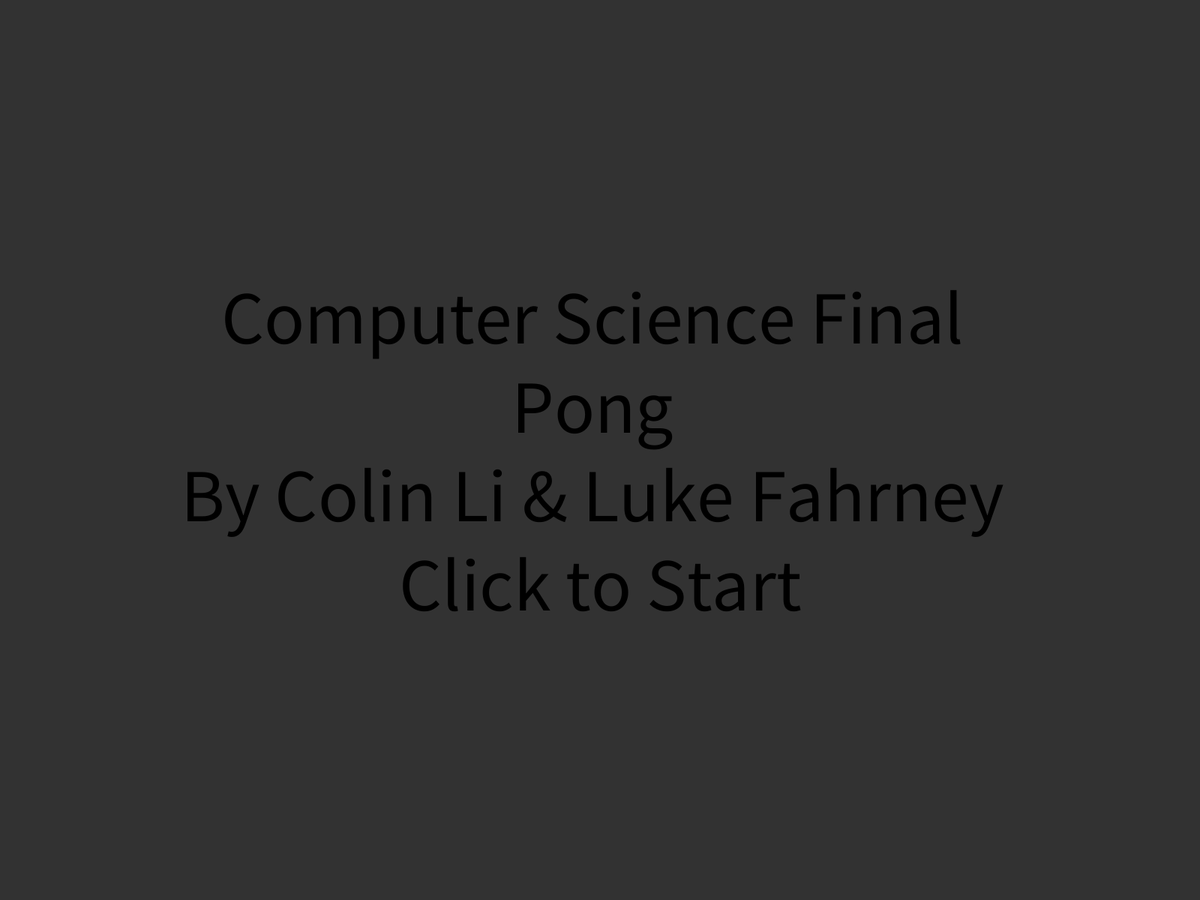
Frame 1 (no input)
Frame 60 (the mouse pressed at the canvas centre just before this capture): identical to frame 1, image omitted
Frame 120 (the mouse held since frame 60 and released just before this capture): identical to frame 1, image omitted

The Processing sketch that drew this single still picture (run headless with seeded random() and noise(); from frame 60 on, the mouse is pressed at the canvas centre):

// Processing sketch: PongFInal
// ── PongFInal.pde
public class Paddle{
  float x;
  float y = height/2;
  float w = 30;
  float h = 100;
  
  public Paddle(boolean player){
    if(player){
      x = w + 10;
    } else {
      x = width - w - 10;
    }
  }
  
  public float getX(){
    return x; 
  }
  
  public float getY(){
    return y; 
  }
  
  public float getW(){
    return w; 
  }
  
  public float getH(){
    return h; 
  }
  
  public void show(){
    fill(255);
    rectMode(CENTER);
    rect(x, y, w, h);
  }
  
  public void AI(int difficulty, Puck p){
    float MAXSPEED = 0.0;
    switch (difficulty){
       case 0: 
         MAXSPEED = 7;
         break;
       case 1: 
         MAXSPEED = 30;
         break;
       case 2:
         MAXSPEED = 14;
         break;
       default:
         System.out.println("AI speed error");
    }
     float speed = (p.y - y)/3 ;
    if(speed > MAXSPEED)
      speed = MAXSPEED;
    y += speed;
   }
    
  
  
  public void move(){
     float constrainedY = constrain(mouseY, 50, height - 50);
     y = constrainedY;
     
  }
}

// ── Pong.pde
Puck puck;
Paddle player;
Paddle computer;
int difficulty = 1;
boolean startScreen = true;

public void settings(){
 fullScreen(); 
}

public void setup(){
  frameRate(120);
  puck = new Puck();
  player = new Paddle(true);
  computer = new Paddle(false);
}

public void mouseClicked(){
  if(startScreen){
    startScreen = false;
  }
}

public void draw(){
  if(startScreen){
    background(50);
    textSize(100);
    fill(0);
    textAlign(CENTER, CENTER);
    text("Computer Science Final \nPong \nBy Colin Li & Luke Fahrney \nClick to Start", width/2, height/2);
  } else {
    background(0);
    puck.isTouching(player);
    puck.isTouching(computer);
    
    player.show();
    computer.show();
  
    player.move();
    if(Math.cos(puck.dir) >= 0){
      computer.AI(difficulty, puck);
    }
    
    puck.show();
    puck.isOnEdge();
    puck.move();
    textSize(32);
    text(puck.playerScore, 10, 30);
    text(puck.computerScore, width - 10, 30);
    puck.hit = false;
  }
}

// ── Puck.pde
public class Puck{
  final float PI = (float) Math.PI;
  float x = width/2;
  float y = height/2;
  float xspeed = 10; //never negative
  float yspeed = -10; //offset stuff
  float r = 12;
  float dir = (3 * PI / 4); // [0, 2pi)
  int section;
  int playerScore = 0;
  int computerScore = 0;
  boolean hit = false;

  public void show(){
   fill(255);
   ellipse(x,y,r*2,r*2);
  }  
  public float getY(){
    return y;
  }
  public void reset(){
    x = width/2;
    y = height/2;
    if((int) (Math.random() * 2) == 0){
       dir = (float) (Math.random() * 2 * PI / 4) + 2 * PI / 3;
    } else {
       dir = (float) (Math.random() * -PI / 3) + PI / 3 ;
    }
  }
  
  public void move(){
    x += xspeed * (float) (Math.cos(dir));
    y += yspeed * (float) (Math.sin(dir));
  }
  
  public void isOnEdge(){
    if (y < 0 + 12 || y > height - 12){
      //ydir *= -1;
      hitTopOrBottom();
    }
    
    if (x < 0 || x > width){
      if(x < 0){
        computerScore++;
      } if(x > width){
         playerScore++; 
      }
      reset();
      
    }
  }
  
  public void hitTopOrBottom(){
  //  xspeed++;
    //yspeed--;
      dir = 2 * PI - dir;
  }
  
  public void direction(float puckY, float paddleY, Paddle p){
    if(p == player){
      if(puckY >= paddleY - 50 && puckY <= paddleY - 30){ //0-20
        dir = PI / 3 + dir * -.1;
      }else if(puckY > paddleY - 30 && puckY <= paddleY - 10){ //21-40
        dir = PI / 6 + dir * -.1;
      }else if(puckY > paddleY - 10 && puckY <= paddleY + 10){ //41-60
       // dir = 
      }else if(puckY > paddleY + 10 && puckY <= paddleY + 30){ //61-80
        dir = 11 * PI / 6 + dir * .1;
      }else if(puckY > paddleY + 30 && puckY <= paddleY + 50){ //81-100
        dir = 5 * PI / 3 + dir * .1;
      }   
    } else {
      if(puckY >= paddleY - 50 && puckY <= paddleY - 30){ //0-20
        dir = 4 * PI / 3 + dir * -.1;
      }else if(puckY > paddleY - 30 && puckY <= paddleY - 10){ //21-40
        dir = 5 * PI / 6 + dir * -.1;
      }else if(puckY > paddleY - 10 && puckY <= paddleY + 10){ //41-60
       // dir = 
      }else if(puckY > paddleY + 10 && puckY <= paddleY + 30){ //61-80
        dir = 7 * PI / 6 + dir * .1;
      }else if(puckY > paddleY + 30 && puckY <= paddleY + 50){ //81-100
        dir = 4 * PI / 3 + dir * .1;
      }
    }
  }
  
  public void isTouching(Paddle p){
    if(p.equals(player) && hit == false){
      if (x - r <= p.x + p.w/2 && y + r < p.y + p.h/2 && y - r > p.y - p.h/2){
        direction(y, p.y, p);
        hit = true;
      }
    }
    if(p.equals(computer) && hit == false){
      if(x + r >= p.x - p.w/2 && y + r < p.y + p.h/2 && y - r > p.y - p.h/2){
        direction(y, p.y, p);
        hit = true;
      }
    }
  }
}
